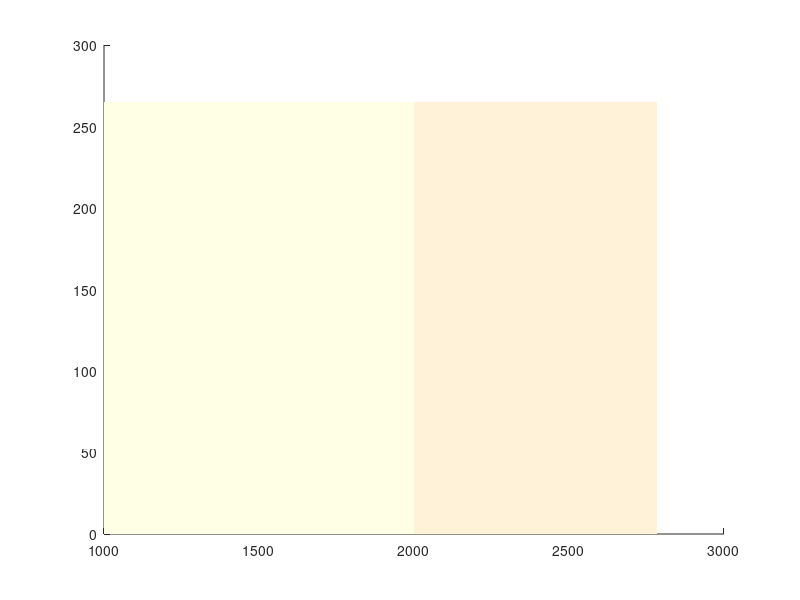

The MATLAB source for this figure: (Note: this script raises an error after producing the figure.)
%% plot single environment trajectory
figure;hold on;
a1=area([1000,2000],[0,265; 0,265],'FaceColor',[1,1,.9],'EdgeColor','None');
a2=area([2001,2785],[0,265; 0,265],'FaceColor',[1,.95,.85],'EdgeColor','None');
d = [0 find(diff(idx)>1) numel(idx)];
for i=1:numel(d)-1
    p1=plot(d(i)+1:d(i+1),position(d(i)+1:d(i+1)),'Color',[.7,.5,.5]);
end
scatter(1:2785,position,3,position)
axis([0,2785,0,265])
legend([a1(1),a2(1)],{'Chunk1','Chunk2'})

%% plot two environments trajectory
plotst2=501;
idx = [idx1,idx2(plotst2:end)];
position = [position1,position2(plotst2:end)];
figure;ax1 = axes;
hold on
a1=area([portion1(1),portion1(end)],[0,265; 0,265],'FaceColor',[1,1,.9],'EdgeColor','None');
area([portion2(1),portion2(end)]+numel(idx1)-plotst2,[0,265; 0,265],'FaceColor',[1,1,.9],'EdgeColor','None');
a2=area([2001,2785],[0,265; 0,265],'FaceColor',[.9,.95,1],'EdgeColor','None');
d = [0 find(diff(idx1)>1) numel(idx1)];
for i=1:numel(d)-1
    p1=plot(d(i)+1:d(i+1),position(d(i)+1:d(i+1)),'k');
end
plot([numel(idx1),numel(idx1)],[0,265],'--','Color',[.6,.6,.6])
d = [0 find(diff(idx2(plotst2:end))>1) numel(idx2(plotst2:end))]+numel(idx1);
for i=1:numel(d)-1
    p2=plot(d(i)+1:d(i+1),position(d(i)+1:d(i+1)),'Color',[.6,.6,.6]);
end
% ax1 = axes;
scatter(ax1,portion1,xx1,10,xx1,'filled')
scatter(ax1,2001:2785,position1(2001:2785),10,position1(2001:2785),'filled')
xlabel('time bin')
ylabel('animal position')
ax2 = axes;
scatter(ax2,portion2+numel(idx1)-plotst2,xx2,10,xx2,'filled')
linkaxes([ax1,ax2])
ax2.Visible = 'off';
ax2.XTick = [];
ax2.YTick = [];
%%Give each one its own colormap
colormap(ax1,'parula')
colormap(ax2,'copper')
axis([1200,4000,0,265])


set([ax1,ax2],'Position',[.19 .2 .69 .715]);
cb1 = colorbar(ax1,'Position',[.1 .11 0.036 .815]);
cb1.Label.String='track1 position';
cb2 = colorbar(ax2,'Position',[.9 .11 0.036 .815]);
cb2.Label.String='track2 position';
legend([a1(1),a2(1)],{'train','test'})








